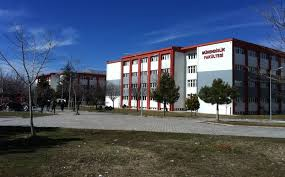
%> input picture 7.Image Processing with MATLAB/Image Processing/faculty.jpg, 285 x 177 px
$ octave faculty.m   (GNU Octave 9; MATLAB toolbox functions it lacks are replaced by stand-ins)
%> lines starting %> are read from the running program, lines starting %| are printed output that depends on the picture
%resmimizi okuduk ve im tipinde bir değişken
%olarak kayıt ettik.
im = imread('faculty.jpg');
%> im is the input picture: size 177x285x3 uint8; mean R, G, B 72.7, 83, 102.8

%Kırmızı bandını ayrı kayıt ettik
imR= im(:,:,1);
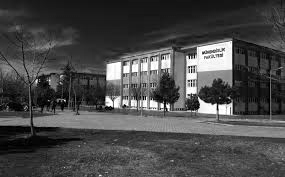
%> imR: size 177x285 uint8; min 0, max 255, mean 72.7
figure; imshow(imR);

%Bütün görüntüyü renkli göstermek istersek
figure; imshow(im);
figure; imshow(im(:,:,1));

%Yeşil bandını ayrı kayıt ettik
%imG= im(:,:,2);
%figure;imshow(imG);
figure; imshow(im(:,:,2));
%> after `imshow(im(:,:,2))`:
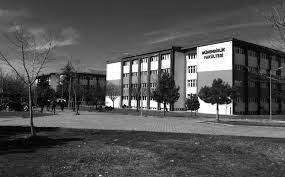
%> displayed picture: size 177x285, on the screen's scale of 0 to 255; min 0, max 255, mean 83

%Mavi bandını ayrı kayıt ettik
%imB= im(:,:,3);
%figure;imshow(imB);
figure; imshow(im(:,:,3));
%> after `imshow(im(:,:,3))`:
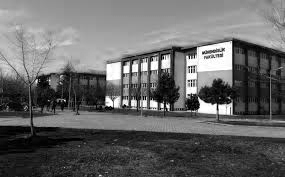
%> displayed picture: size 177x285, on the screen's scale of 0 to 255; min 0, max 255, mean 102.8

imtool(im)

%Görüntü üzerinde işlem yaptık ve kayıt edeceğiz.
imwrite(im,'faculty.bmp');

$ run again, with 7.Image Processing with MATLAB/Image Processing/panda.jpg copied over 7.Image Processing with MATLAB/Image Processing/faculty.jpg
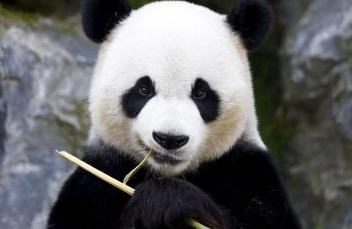
%> input picture 7.Image Processing with MATLAB/Image Processing/panda.jpg, 352 x 229 px
%> im is the input picture: size 229x352x3 uint8; mean R, G, B 101.2, 101.3, 102.6
%> `imR= im(:,:,1);`:
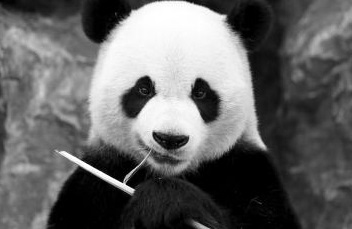
%> imR: size 229x352 uint8; min 0, max 255, mean 101.2
%> `imshow(im(:,:,3))`:
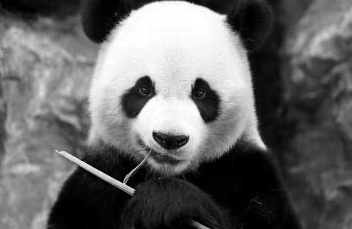
%> displayed picture: size 229x352, on the screen's scale of 0 to 255; min 0, max 255, mean 102.6
